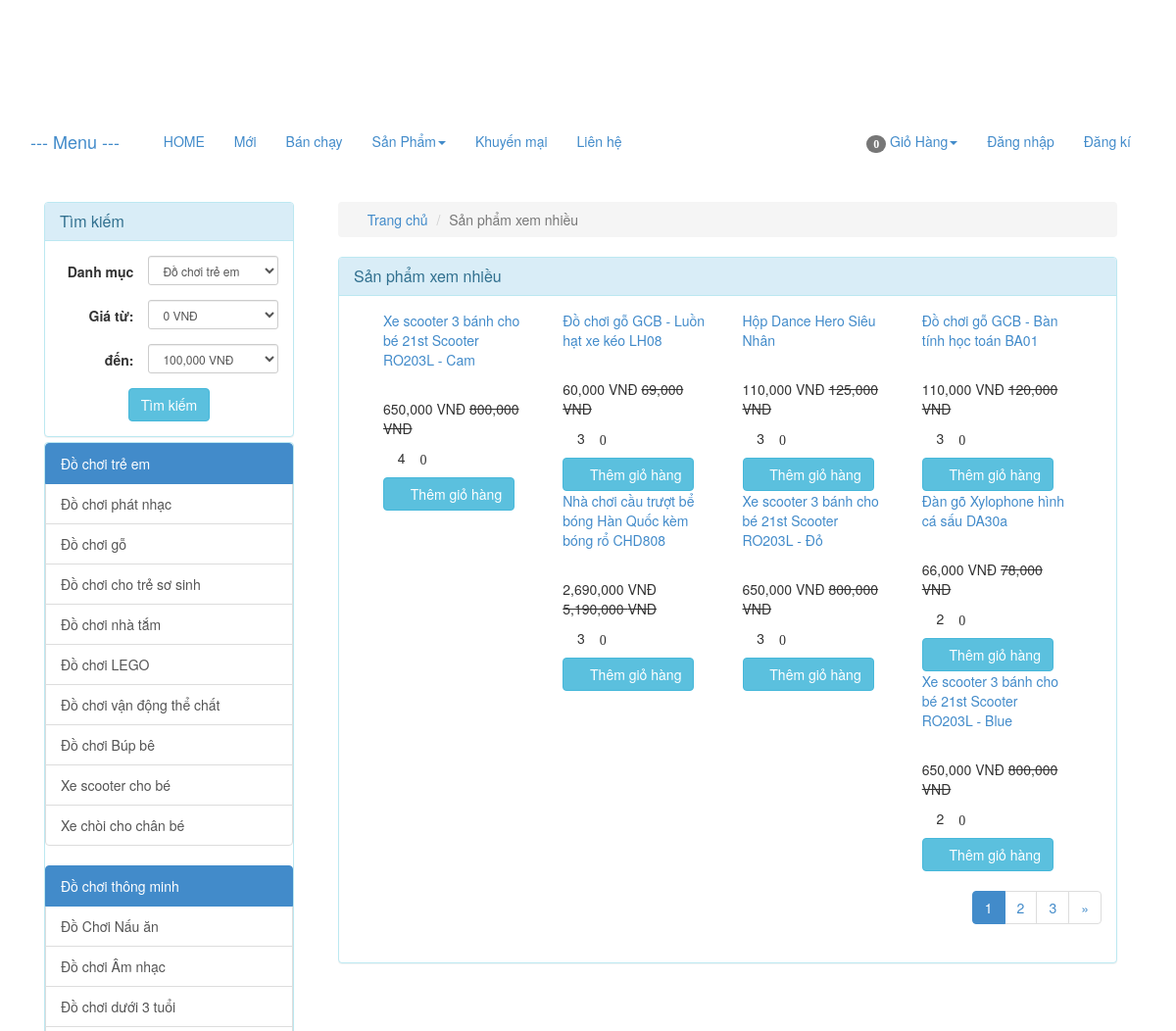
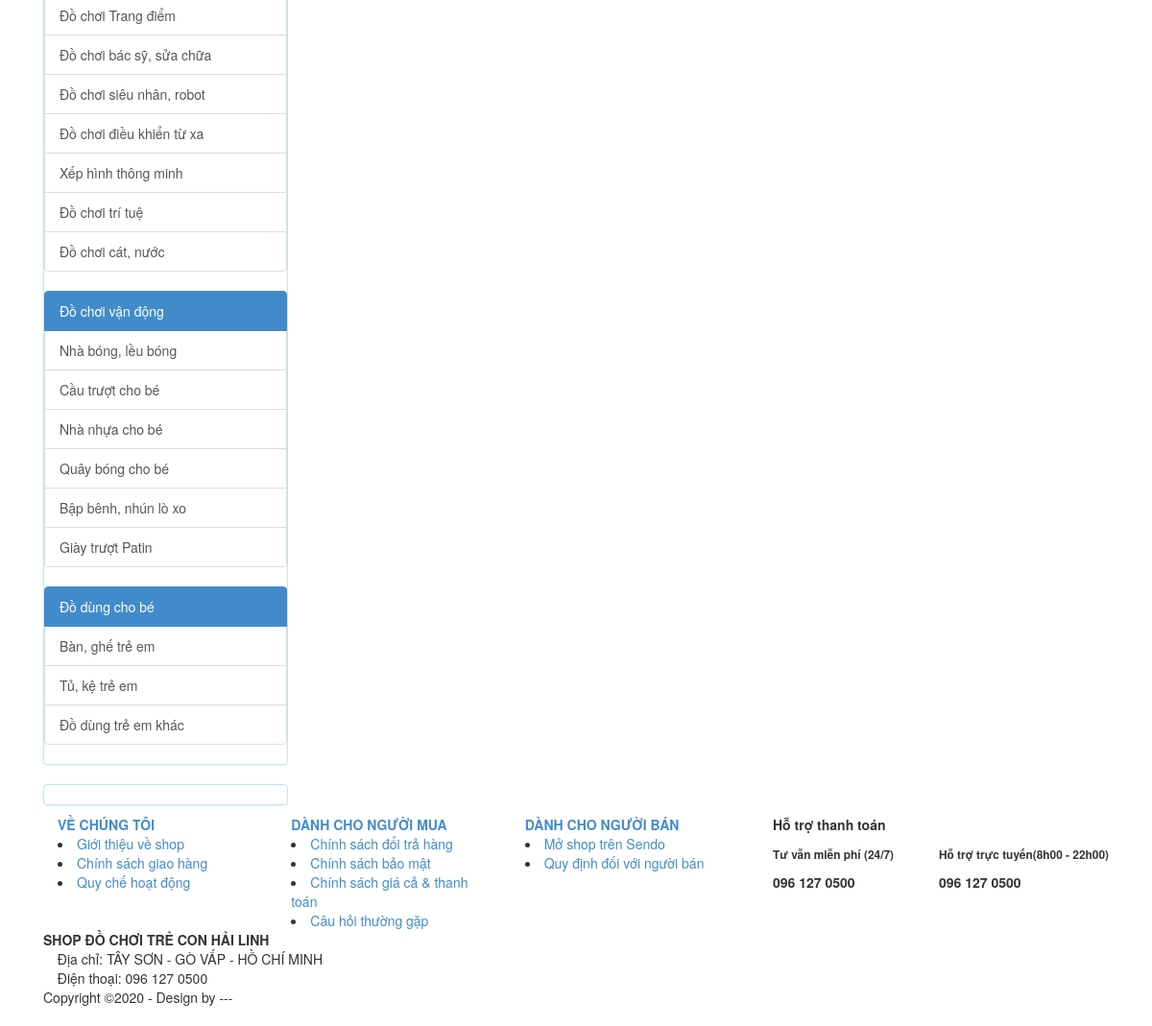
The page /index.php/product/views on the database its author committed (2 pictures, top to bottom).
### tables this page shows
CREATE TABLE IF NOT EXISTS `catalog` (
  `id` int(11) NOT NULL AUTO_INCREMENT,
  `name` varchar(100) NOT NULL,
  `description` varchar(255) DEFAULT NULL,
  `parent_id` int(11) NOT NULL,
  `sort_order` tinyint(4) NOT NULL,
  `created` datetime NOT NULL,
  PRIMARY KEY (`id`)
);

CREATE TABLE IF NOT EXISTS `product` (
  `id` int(255) NOT NULL AUTO_INCREMENT,
  `catalog_id` int(11) NOT NULL,
  `name` varchar(255) NOT NULL,
  `content` text NOT NULL,
  `price` decimal(15,2) NOT NULL DEFAULT 0.00,
  `discount` int(11) DEFAULT 0,
  `image_link` varchar(100) NOT NULL,
  `image_list` text NOT NULL,
  `view` int(11) NOT NULL DEFAULT 0,
  `buyed` int(255) NOT NULL,
  `rate_total` int(255) NOT NULL DEFAULT 4,
  `rate_count` int(255) NOT NULL DEFAULT 1,
  `created` int(11) NOT NULL,
  PRIMARY KEY (`id`)
);

### application/controllers/Product.php (called while the page is built, shortened)
<?php
class Product extends MY_Controller {
	public function __construct()
	{
		parent::__construct();
		$this->load->model('product_model');
		$this->load->model('catalog_model');
	}
	public function views()
	{
		$input = array();
		$input['order'] = array('view','DESC');
		$this->load->library('pagination');
		$base_url = base_url('product/views');
		$total =20;
		$per = 8;
		$uri = 3;
		$config = pagination($base_url,$total,$per,$uri);
		$segment = $this->uri->segment(3);
		$segment = intval($segment);
		$input['limit'] = array($config['per_page'],$segment);
		$product_list = $this->product_model->get_list($input);
		$this->data['product_list'] = $product_list;
		$this->data['temp']='site/product/views';
		$this->load->view('site/layoutsub',$this->data);
	}
}

### index.php (called while the page is built, shortened)
<?php
require_once BASEPATH.'core/CodeIgniter.php';

### application/core/MY_Controller.php (called while the page is built, shortened)
<?php
class MY_Controller extends CI_Controller {
	function __construct()
	{
		$controller = $this->uri->segment(1);
		switch ($controller) {
			default:
				$input = array();
				$input['where'] = array('parent_id' => '1');
				$input['order'] = array('sort_order', 'ASC');
				$catalog = $this->catalog_model->get_list($input);
				foreach ($catalog as $value) {
					$input= array();
					$input['where'] = array('parent_id' => $value->id);
					$input['order'] = array('sort_order', 'ASC');
					$sub = $this->catalog_model->get_list($input);
					$value->sub=$sub;
				}
				break;
		}
	}
}

### application/core/MY_Model.php (called while the page is built, shortened)
<?php if ( ! defined('BASEPATH')) exit('No direct script access allowed');
class MY_Model extends CI_Model {
    var $table = '';
    var $key = 'id';
    var $order = '';
    function get_list($input = array())
    {
        $query = $this->db->get($this->table);
        return $query->result();
    }
    protected function get_list_set_input($input = array())
    {
        if ((isset($input['where'])) && $input['where'])
        {
            $this->db->where($input['where']);
        }
        if (isset($input['order'][0]) && isset($input['order'][1]))
        {
            $this->db->order_by($input['order'][0], $input['order'][1]);
        }
        else
        {
            $order = ($this->order == '') ? array($this->table.'.'.$this->key, 'desc') : $this->order;
            $this->db->order_by($order[0], $order[1]);
        }
        if (isset($input['limit'][0]) && isset($input['limit'][1]))
        {
            $this->db->limit($input['limit'][0], $input['limit'][1]);
        }
    }
}
?>

### application/views/site/product/views.php (the view, shortened to what this page needs)
<div class="col-xs-12 col-sm-9 col-md-9 col-lg-9 clearpaddingr">
	<div class="col-xs-12 col-sm-12 col-md-12 col-lg-12 clearpadding">
		<ol class="breadcrumb">
		  <li><a href="<?php echo base_url(); ?>"><span class="glyphicon glyphicon-home" aria-hidden="true"></span> Trang chủ</a></li>
		  <li class="active">Sản phẩm xem nhiều</li>
		</ol>
		<div class="panel panel-info">
		  <div class="panel-heading">
		    <h3 class="panel-title">Sản phẩm xem nhiều</h3>
		  </div>
		  <div class="panel-body">
		  	<div class="col-xs-12 col-sm-12 col-md-12 col-lg-12 clearpadding">
		  		<?php foreach ($product_list as $value) {
		  			$name = covert_vi_to_en($value->name);
	  				$name = strtolower($name);
	  				 ?>
					<div class="col-xs-12 col-sm-6 col-md-3 col-lg-3 re-padding">
			  			<div class="product_item">
			  				<p class="product_name" ><a href="<?php echo base_url($name.'-p'.$value->id); ?>" ><?php echo $value->name; ?></a></p>
			  				<div class="product-image">
			  				</div>
			  				<?php if ($value->discount>0) {
			  					$new_price = $value->price - $value->discount; ?>
			  					<p><span class='price text-right'><?php echo number_format($new_price); ?> VNĐ</span> <del class="product-discount"><?php echo number_format($value->price); ?> VNĐ</del></p>
			  				<?php }else{ ?>
								<p><span class='price text-right'><?php echo number_format($value->price); ?> VNĐ</span></p>
			  				<?php	} ?>
							<p><span class="glyphicon glyphicon-eye-open" aria-hidden="true" title="Số lượt xem"></span> <?php echo $value->view; ?> <span class="glyphicon glyphicon-star-empty" aria-hidden="true" title="Số lượng đặt mua"><?php echo $value->buyed; ?></p>
							<a href="<?php echo base_url('cart/add/'.$value->id); ?>"><button class='btn btn-info'><span class="glyphicon glyphicon-shopping-cart" aria-hidden="true"></span> Thêm giỏ hàng</button></a>
			  			</div>
					</div>
				<?php } ?>
		  	</div>
			 <?php echo $this->pagination->create_links(); ?>
		  </div>
		</div>
	</div>
</div>

### application/views/site/sidebar.php (shortened to what this page needs)
<?php
	$catalog_id = isset($catalog_id)?$catalog_id:NULL;
	$price_from = isset($price_from)?$price_from:NULL;
	$price_to = isset($price_to)?$price_to:NULL;
 ?>
<div class="col-xs-12 col-sm-3 col-md-3 col-lg-3 clearpaddingl">
	<div class="panel panel-info" style="margin-bottom: 5px;">
		<div class="panel-heading">
		    <h3 class="panel-title">Tìm kiếm</h3>
		</div>
	    <div class="panel-body">
	  	    <form class="form-horizontal text-center" method="post" action="<?php echo base_url('product/search'); ?>">
				<div class="form-group form-group-sm">
					<label class="col-sm-5 clearpaddingl control-label" for="formGroupInputSmall">Danh mục</label>
					<div class="col-sm-7" style="padding-left: 0px">
				    	<select class="form-control" name="catalog_id">
				    		<?php foreach ($catalog as $value) { ?>
							  	<option value="<?php echo $value->id; ?>" style='font-weight: bold' <?php if($value->id==$catalog_id) echo 'selected'; ?>><?php echo $value->name; ?></option>
								 </div>
							  	<?php } ?>
				    </div>
				</div>
				<div class="form-group form-group-sm">
					<label class="col-sm-5 control-label" for="formGroupInputSmall">Giá từ:</label>
					<div class="col-sm-7" style="padding-left: 0px">
				    	<select class="form-control" name="price_from">
				    	<?php for ($i=0; $i < 1400000; $i = $i + 100000) { ?>
				    		<option value="<?php echo $i ?>" <?php if($i==$price_from) echo 'selected'; ?>><?php echo number_format($i); ?> VNĐ</option>
				    	<?php } ?>
						</select>
				    </div>
				</div>
				<div class="form-group form-group-sm">
					<label class="col-sm-5 control-label" for="formGroupInputSmall">đến:</label>
					<div class="col-sm-7" style="padding-left: 0px">
				    	<select class="form-control" name="price_to">
				    	<?php for ($i=100000; $i < 1500000; $i = $i + 100000) { ?>
				    		<option value="<?php echo $i ?>" <?php if($i==$price_to) echo 'selected'; ?>><?php echo number_format($i); ?> VNĐ</option>
				    	<?php } ?>
						</select>
				    </div>
				</div>
				<button class="btn btn-info" type="submit" name='submit'>Tìm kiếm</button>
	    </div>
	</div>
	<div class="panel panel-info">
	  <div class="panel-body" style="padding:0px">
	  	<div class="list-group">
	  	<?php foreach ($catalog as $value)
	  	{
	  		$name = covert_vi_to_en($value->name);
	  		$name = strtolower($name);
	  	?>
	  	<div class="list-group">
	  		<a href="<?php echo base_url($name.'-c'.$value->id); ?>" class="list-group-item active">
		    <?php echo $value->name; ?>
		  	</a>
		  <?php foreach ($value->sub as $val) {
		  	$namesub = covert_vi_to_en($val->name);
	  		$namesub = strtolower($namesub);
	  		?>
		  	<a href="<?php echo base_url($namesub.'-c'.$val->id); ?>" class="list-group-item"><?php echo $val->name; ?></a>
		  <?php } ?>
		 </div>
	  	<?php } ?>
	    </div>
	  </div>
	</div>
	<div class="panel panel-info" style="margin-top:10px;margin-bottom:10px;">
	  <div class="panel-body" style="padding:0px;">
	  </div>
	</div>

### rows shown on the page
catalog: name "Đồ chơi trẻ em"
catalog: name "Đồ chơi phát nhạc"
catalog: name "Đồ chơi gỗ"
catalog: name "Đồ chơi cho trẻ sơ sinh"
catalog: name "Đồ chơi nhà tắm"
catalog: name "Đồ chơi LEGO"
catalog: name "Đồ chơi vận động thể chất"
catalog: name "Đồ chơi Búp bê"
catalog: name "Xe scooter cho bé"
catalog: name "Xe chòi cho chân bé"
catalog: name "Đồ chơi thông minh"
catalog: name "Đồ Chơi Nấu ăn"
catalog: name "Đồ chơi Âm nhạc"
catalog: name "Đồ chơi dưới 3 tuổi"
catalog: name "Đồ chơi Trang điểm"
catalog: name "Đồ chơi bác sỹ, sửa chữa"
catalog: name "Đồ chơi siêu nhân, robot"
catalog: name "Đồ chơi điều khiển từ xa"
catalog: name "Xếp hình thông minh"
catalog: name "Đồ chơi trí tuệ"
catalog: name "Đồ chơi cát, nước"
catalog: name "Đồ chơi vận động"
catalog: name "Nhà bóng, lều bóng"
catalog: name "Cầu trượt cho bé"
catalog: name "Nhà nhựa cho bé"
catalog: name "Quây bóng cho bé"
catalog: name "Bập bênh, nhún lò xo"
catalog: name "Giày trượt Patin"
catalog: name "Đồ dùng cho bé"
catalog: name "Bàn, ghế trẻ em"
catalog: name "Tủ, kệ trẻ em"
catalog: name "Đồ dùng trẻ em khác"
product: name "Xe scooter 3 bánh cho bé 21st Scooter RO203L - Cam", new_price "650,000", price "800,000", view "4", buyed "0"
product: name "Đồ chơi gỗ GCB - Luồn hạt xe kéo LH08", new_price "60,000", price "69,000", view "3", buyed "0"
product: name "Hộp Dance Hero Siêu Nhân", new_price "110,000", price "125,000", view "3", buyed "0"
product: name "Đồ chơi gỗ GCB - Bàn tính học toán BA01", new_price "110,000", price "120,000", view "3", buyed "0"
product: name "Nhà chơi cầu trượt bể bóng Hàn Quốc kèm bóng rổ CHD808", new_price "2,690,000", price "5,190,000", view "3", buyed "0"
product: name "Xe scooter 3 bánh cho bé 21st Scooter RO203L - Đỏ", new_price "650,000", price "800,000", view "3", buyed "0"
product: name "Đàn gõ Xylophone hình cá sấu DA30a", new_price "66,000", price "78,000", view "2", buyed "0"
product: name "Xe scooter 3 bánh cho bé 21st Scooter RO203L - Blue", new_price "650,000", price "800,000", view "2", buyed "0"

### other values the page prints
$total_items "0"
$this->pagination->create_links() "1 2 3 »"
form field catalog_id "Đồ chơi trẻ em"
form field price_from "0 VNĐ"
form field price_to "100,000 VNĐ"
